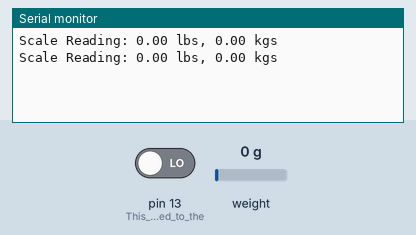
Bench run of a sketch on a simulated Arduino Uno, built with avr-gcc and run on an emulated ATmega328P. Parts: the last lines printed to the serial monitor. The test bench sets the inputs (shaded band); at power-on: pin 13 (This_pin_is_tied_to_the) LOW, weight on the scale 0 g.

Above: at 3.8 s.
3.9 s: pin 13 (This_pin_is_tied_to_the) driven HIGH
At 7.1 s:
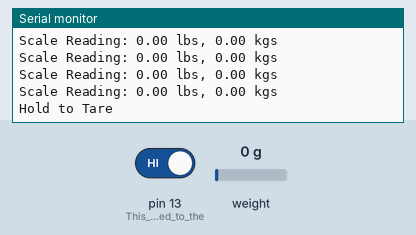
12.5 s: weight on the scale set to 100 g
At 16.4 s:
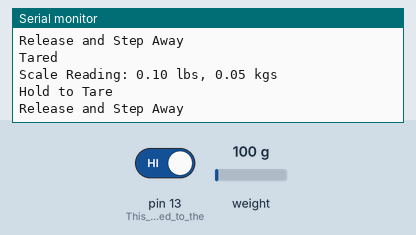

Measured:
- after the input at 3.9 s, the serial monitor: prints a new line after 2.1 s (image 1)
- after the input at 12.5 s, the serial monitor: prints a new line after 0.51 s (image 2)

The sketch:

example_read_scale.ino
```cpp
// Functionality in this version
//  * Strain gauge amplifier read and averaged
//  * Hardware pushbutton used for tare of reading
// Notes
//  * Number of samples read to average is somewhat arbitrary, I chose 15 as a tradeoff between time and accuracy

// ******************************   Includes      ******************************
#include <Wire.h>
#include "HX711.h"
// ******************************   Variables     ******************************
HX711 scale;          // Initializes the library for the HX711 Scale

// HX711 circuit wiring
const int     LOADCELL_DOUT_PIN = 3;                                          // HX711 hardware data out pin definition
const int     LOADCELL_SCK_PIN = 2;                                           // HX711 hardware clock pin definition
const long    LOADCELL_OFFSET = 115800;                                       // This is the raw ADC value measured with no external weight added
float         adjusted_scale_value_lbs = 0;                                   // This variable holds the scaled mass in lbs
float         adjusted_scale_value_kgs = 0;                                   // This variable holds the scaled mass in kgs
int           tare_pushbutton   = 0;                                          // Variable for charger connection status 0 is no charger 1 is charger

// ******************************   Setup         ******************************

void setup()
{
  Wire.begin();
  pinMode(13, INPUT);                                                         // This pin is tied to the 'tare' hardware pushbutton
  Serial.begin(115200);                                                       // Serial baudrate set to 115200 baud
  scale.begin(LOADCELL_DOUT_PIN, LOADCELL_SCK_PIN);                           // Tells the HX711 library what pins are going where
  scale.set_scale(53947.f);                                                   // this value is obtained by calibrating the scale with known weight
  scale.set_offset(LOADCELL_OFFSET);                                          // subtracts this value from raw adc value
}

void loop()
{
  tare_pushbutton = digitalRead(13);                                          // Checks 'Tare' pushbutton status
  if (scale.is_ready())
  {
    adjusted_scale_value_lbs = scale.get_units(15), 1;                        // Average of 15 samples
    adjusted_scale_value_kgs = adjusted_scale_value_lbs * 0.453592;           // Converted value to kgs
    Serial.print("Scale Reading: ");
    Serial.print(adjusted_scale_value_lbs);
    Serial.print(" lbs, ");
    Serial.print(adjusted_scale_value_kgs);
    Serial.println(" kgs");
  } else {}


  if (tare_pushbutton == HIGH)                                                // If Hardware 'Tare' pushbutton is held, start tare process
    {
      Serial.println("Hold to Tare");
      delay(2000);
      if (tare_pushbutton == HIGH)
      {
        Serial.println("Release and Step Away");                              // Mechanically I found that stepping away from the bike scale helped in getting a stable tare value
        delay(2000);
        scale.tare();                                                         // This performs the scale tare operation
        Serial.println("Tared");
        delay(500);
      }
    }
}
```
